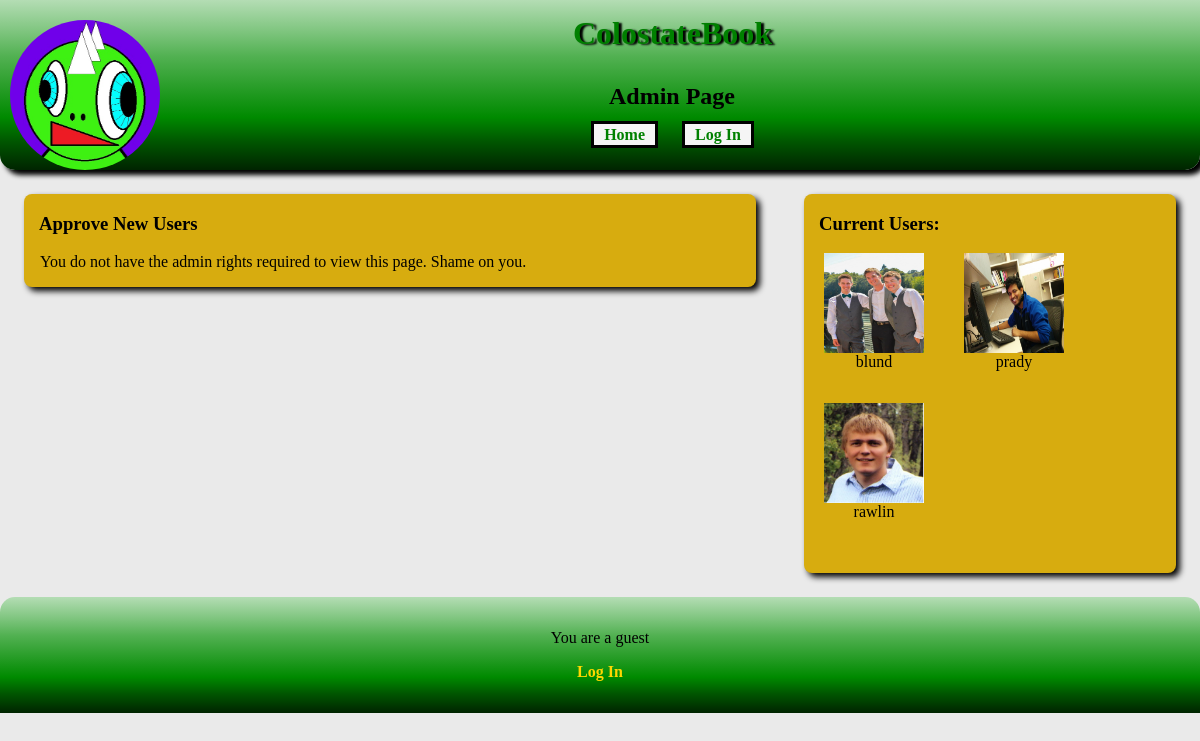
The app's page /admin.php with its own data.
### tables this page shows
CREATE TABLE users (username varchar(255) unique primary key, password varchar(255), name varchar(255), gender varchar(6), phone varchar(20), email varchar(255), admin boolean, pictureLocation varchar(255) , bio varchar(255));

### helpers.php (called while the page is built, shortened)
<?php
function makeNewUser($uname, $pass, $name, $sex, $number, $mail, $privileges, $picture, $friends, $pending, $bio) {
	$u = new User();
	$u->username = $uname;
	$u->passwd  = $pass;
	$u->name  = $name;
	$u->gender = $sex;
	$u->phone  = $number;
	$u->email  = $mail;
	$u->admin  = $privileges;
	$u->pic = $picture;
	$u->friends = $friends;
	$u->pending = $pending;
	$u->bio = $bio;
	return $u;
}
function readUsers() {
	$q = new Querries();
	$db = $q->getDB();
	$array = $db->query($q->GET_ALL_USER_NAMES);
	$retVal=array();
  	while($res = $array->fetchArray())
	{
		$user = getUser($res["username"]);
        	array_push($retVal, $user);
        }
	return $retVal;
}
function getUser($uname) {
	$q = new Querries();
	$db = $q->getDB();
	$array = $db->query(sprintf($q->GET_USER, $uname));
	$res = $array->fetchArray();
  	$user = makeNewUser($res["username"],$res["password"],$res["name"],$res["gender"],$res["phone"],$res["email"],$res["admin"],$res["pictureLocation"], array(), array(), $res["bio"]);
	$user->friends = getFriends($uname);
	$user->pending = getRequests($uname);
	return $user;
}
function getFriends($uname){
	if($uname == 'guest') return array();
	$q = new Querries();
	$db = $q->getDB();
	$array = $db->query(sprintf($q->GET_USER_FRIENDS, $uname));
	$friends=array();
	while($res = $array->fetchArray())
	{
		$user = $res["friend"];
		array_push($friends,$user);
	}
	return $friends;
}
function getRequestUsers($uname){
	$q = new Querries();
	$db = $q->getDB();
	$array = $db->query(sprintf($q->GET_PENDING_REQUESTS, $uname));
	$requests=array();
	return $requests;
}
function getRequests($uname)
{
	$requests = array();
	foreach(getRequestUsers($uname) as $usr){
		$requests[$usr->username]=$usr->username;
	}
	return $requests;
}
function isPendingUser($username) {
	$q= new Querries();
	$db = $q->getDB();
	$res = $db->query(sprintf($q->IS_PENDING_USER, $username));
	if(!($res instanceof Sqlite3Result))
	{
		return false;
	}
	else {
		$array = $res->fetchArray();
		if ($array) {
			return true;
		}
		else {
			return false;
		}
	}
}
?>

### userList.php (the view, shortened to what this page needs)
<div class="users">
	<div id="friends">
	<h3>Current Users:</h3>
	<?php
	$users = readUsers();
	foreach($users as $u){
		if (!isPendingUser($u->username)) {
		$uname = $u->username;
		$picture = $u->pic;
		if(!in_array($u->username, getFriends($_SESSION['username']))){?>
		<div class="user">
			<?php echo '<a href="profile.php?uname='.$uname.'"><img class="thumbnails" src="'.$picture.'" alt="user1" /></a>'; ?>
			<?php echo $uname ?>
		</div>
	<?php
	}
	}
	}
	?>
	</div>
</div>

### style.css (style rules this page uses)
a { text-decoration: none; }
h3 { margin-left:15px; }
html { min-height:530px; }
body { padding:0px; margin:0px; width:100%; height:100%; font-family:Times; background-color: #EAEAEA; }
img.thumbnails { width: 100px; height: 100px; margin-left: auto; margin-right:auto; display:block; }
.user { width: 140px; height: 150px; text-align: center; float:left; overflow:auto; }
.users { width:31%; margin:2%; padding-bottom:20px; background-color:#D7AC0F; float:left; overflow: auto; border-radius: 8px; box-shadow: 4px 4px 6px; }
a:link { font-weight: bold; color: gold; }
#friends { width: 100%; float:left; }

### records on screen
users: pictureLocation (picture), uname "blund"
users: pictureLocation (picture), uname "prady"
users: pictureLocation (picture), uname "rawlin"

### other values on screen
$pageTitle "Admin Page"
$status "Log In"
